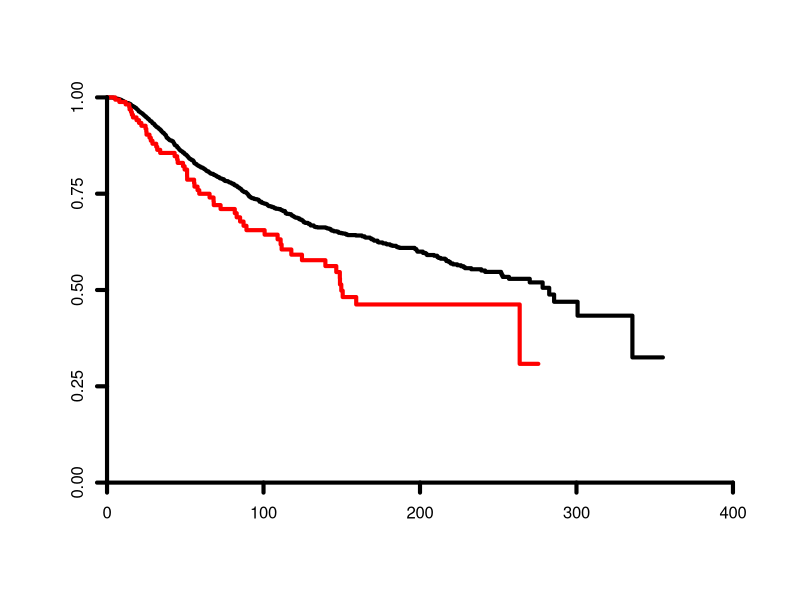

Generate this figure with R:
#load libraries
library(splines)
library(survival)

# set working directory
setwd("/path/to/files")

#load input files
KMdata <-read.table("S1A.txt", sep="\t", header=TRUE)

#create survival data based on overall survival, amount of time and copy number of MT locus
survfit(Surv(time, dead) ~ copy_number, data=KMdata) -> surv1
survdiff(Surv(time,dead) ~ copy_number, data=KMdata) -> surv2

#make KM curve of data series and save tiff file   
tiff(filename="S1A.tiff",width = 500, height = 480, units = "px", compression = "none", res = 118.11)
plot(surv1, col=c("black","red"), xlim=c(0,400), axes=FALSE, lwd=4)
axis(side=1,lwd=4, at = c(0,100,200,300,400), pos=0)
axis(side=2,lwd=4, at = c(0,.25,.5,.75,1), pos=0)
dev.off()
  
